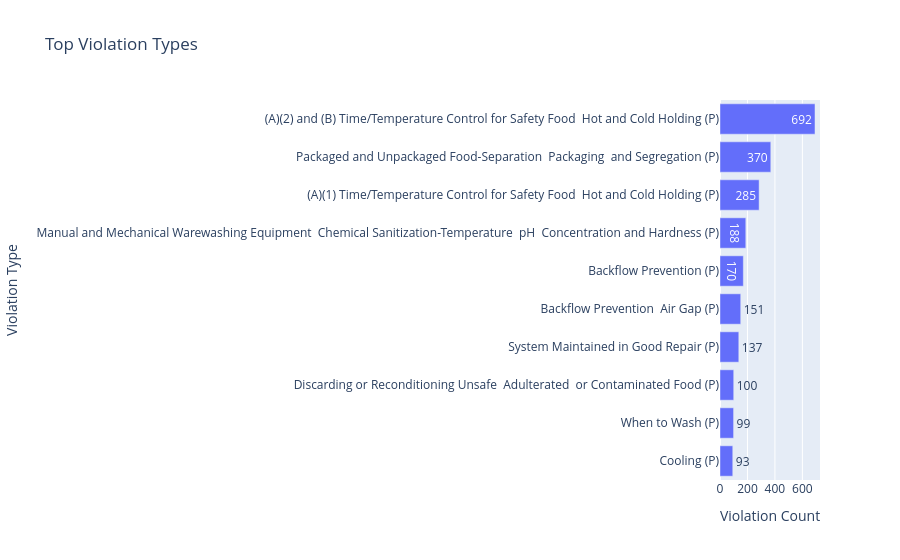

Notebook cell for this chart:
### Markdown cell above
Test chart function

### Code cell
df_top_types = top_violation_types(2025)
chart_top_violation_types(df_top_types)

### Figure 1 — Plotly figure (JSON) as saved in the notebook; plotly's stock layout.template omitted (floating-point values rounded to 4 significant figures)
{"data": [{"hovertemplate": "violation_count=%{text}<br>violdesc=%{y}<extra></extra>", "legendgroup": "", "marker": {"color": "#636efa", "pattern": {"shape": ""}}, "name": "", "orientation": "h", "showlegend": false, "text": [692.0, 370.0, 285.0, 188.0, 170.0, 151.0, 137.0, 100.0, 99.0, 93.0], "textposition": "auto", "type": "bar", "x": [692, 370, 285, 188, 170, 151, 137, 100, 99, 93], "xaxis": "x", "y": ["(A)(2) and (B) Time/Temperature Control for Safety Food  Hot and Cold Holding (P)", "Packaged and Unpackaged Food-Separation  Packaging  and Segregation (P)", "(A)(1) Time/Temperature Control for Safety Food  Hot and Cold Holding (P)", "Manual and Mechanical Warewashing Equipment  Chemical Sanitization-Temperature  pH  Concentration and Hardness (P)", "Backflow Prevention (P)", "Backflow Prevention  Air Gap (P)", "System Maintained in Good Repair (P)", "Discarding or Reconditioning Unsafe  Adulterated  or Contaminated Food (P)", "When to Wash (P)", "Cooling (P)"], "yaxis": "y"}], "layout": {"barmode": "relative", "legend": {"tracegroupgap": 0}, "title": {"text": "Top Violation Types"}, "xaxis": {"anchor": "y", "domain": [0, 1], "title": {"text": "Violation Count"}}, "yaxis": {"anchor": "x", "categoryorder": "total ascending", "domain": [0, 1], "title": {"text": "Violation Type"}}}}
